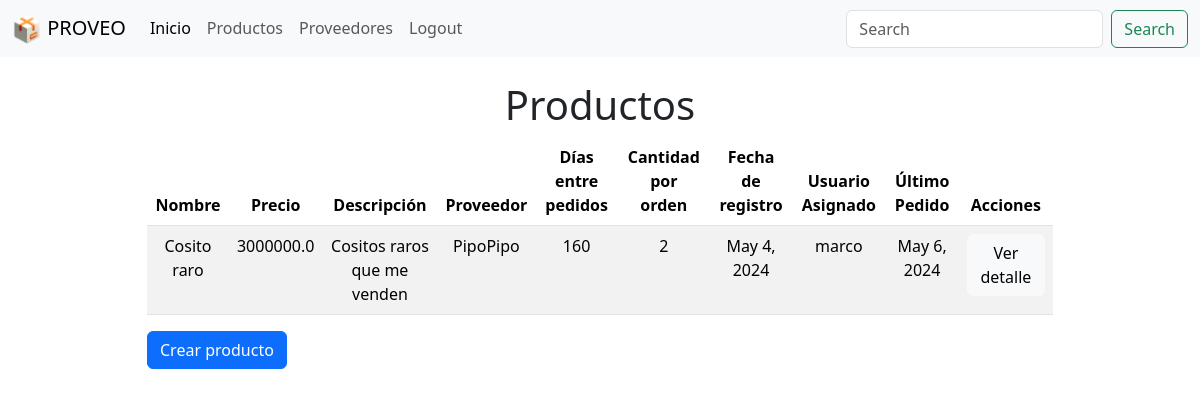
Before: /productos/ (signed in) with the older database file.
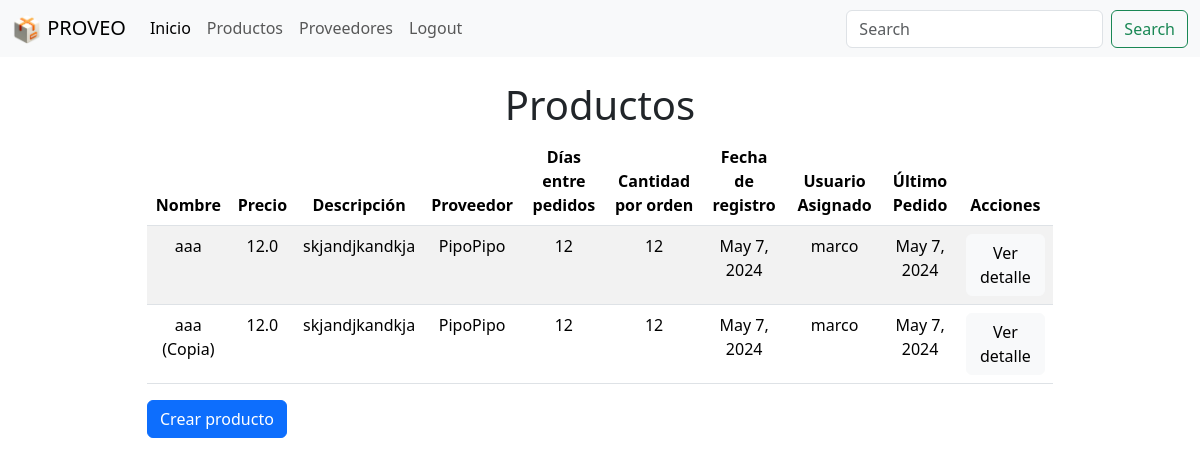
After: the same page with the newer database file.
### website/models.py (models this page shows, shortened)
class Producto(models.Model):
    nombre = models.CharField(max_length=50)
    precio = models.FloatField()
    descripcion = models.CharField(max_length=50)
    proveedor = models.ForeignKey(Proveedor, on_delete=models.CASCADE)
    cadaCuantosDias = models.IntegerField(default=0)
    cantidadPorOrden = models.IntegerField(default=0)
    fecha_registro = models.DateField(auto_now_add=True)
    userAsignado = models.ForeignKey(User, on_delete=models.CASCADE, default=1)
    ultimoPedido = models.DateField()

class Proveedor(models.Model):
    nombre = models.CharField(max_length=50)
    direccion = models.CharField(max_length=50)
    ciudad = models.CharField(max_length=50)
    telefono = models.CharField(max_length=50)
    email = models.CharField(max_length=50)
    userAsignado = models.ForeignKey(User, on_delete=models.CASCADE, default=1)

### website/views.py (the view)
# urls.py: path('productos/', views.productos, name='productos'),
def productos(request):
    if request.user.is_authenticated:
        user = request.user
        productos = Producto.objects.filter(userAsignado=user)
        if len(productos) > 0:
            return render(request, 'productos.html', {'productos': productos})
        else:
            return render(request, 'productos.html', {'productos': None})
    else:
        messages.error(request, 'Necesitas iniciar sesión')
        return redirect('home')

### website/templates/productos.html
{% extends "base.html" %} {% block content %}
<div class="container">
  <div class="row justify-content-center align-items-center">
    <div class="col-md-10">
      {% if productos %}
      <h1 class="text-center">Productos</h1>
      <div class="table-responsive text-center">
        <table class="table table-striped text-center">
          <thead>
            <tr>
              <th>Nombre</th>
              <th>Precio</th>
              <th>Descripción</th>
              <th>Proveedor</th>
              <th>Días entre pedidos</th>
              <th>Cantidad por orden</th>
              <th>Fecha de registro</th>
              <th>Usuario Asignado</th>
              <th>Último Pedido</th>
              <th>Acciones</th>
            </tr>
          </thead>
          <tbody>
            {% for producto in productos %}
            <tr>
              <td>{{ producto.nombre }}</td>
              <td>{{ producto.precio }}</td>
              <td>{{ producto.descripcion }}</td>
              <td>{{ producto.proveedor.nombre }}</td>
              <td>{{ producto.cadaCuantosDias }}</td>
              <td>{{ producto.cantidadPorOrden }}</td>
              <td>{{ producto.fecha_registro }}</td>
              <td>{{ producto.userAsignado.username }}</td>
              <td>{{ producto.ultimoPedido }}</td>
              <td>
                <a href="{% url 'producto' producto.id %}" class="btn btn-light"
                  >Ver detalle</a
                >
              </td>
            </tr>
            {% endfor %}
          </tbody>
        </table>
      </div>
      {% else %}
      <div class="alert alert-warning text-center" role="alert">
        No hay productos disponibles
      </div>
      {% endif %}
      <a href="{% url 'nuevoProducto' %}" class="btn btn-primary"
        >Crear producto</a
      >
    </div>
  </div>
</div>
{% endblock %}

Changed rows visible on the page:
removed Producto: nombre "Cosito raro", precio "3000000.0", descripcion "Cositos raros que me venden", proveedor.nombre "PipoPipo", cadaCuantosDias "160", cantidadPorOrden "2", fecha_registro "May 4, 2024", userAsignado.username "marco", ultimoPedido "May 6, 2024"
added Producto: nombre "aaa", precio "12.0", descripcion "skjandjkandkja", proveedor.nombre "PipoPipo", cadaCuantosDias "12", cantidadPorOrden "12", fecha_registro "May 7, 2024", userAsignado.username "marco", ultimoPedido "May 7, 2024"
added Producto: nombre "aaa (Copia)", precio "12.0", descripcion "skjandjkandkja", proveedor.nombre "PipoPipo", cadaCuantosDias "12", cantidadPorOrden "12", fecha_registro "May 7, 2024", userAsignado.username "marco", ultimoPedido "May 7, 2024"
